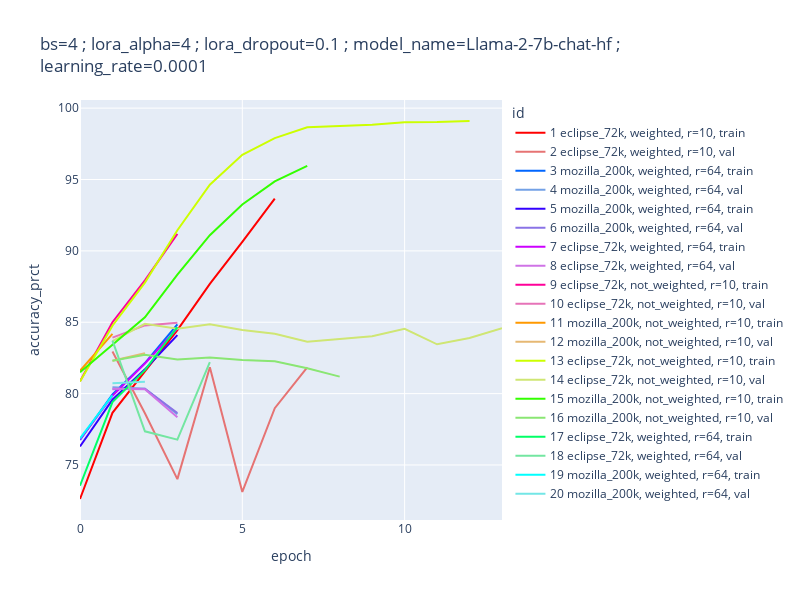

Notebook code for this chart:
### Code cell
print(color_map)
img = px.line(df,x="epoch",y="accuracy_prct",color="id",color_discrete_map=color_map, width=width, height=height, title=title)
img.update_layout(
    legend=dict(traceorder="normal")
)
img.show()
img_to_clipboard(img)

### Figure 1 — Plotly figure (JSON) as saved in the notebook; plotly's stock layout.template omitted (floating-point values rounded to 4 significant figures)
{"data": [{"hovertemplate": "id=1 eclipse_72k, weighted, r=10, train<br>epoch=%{x}<br>accuracy_prct=%{y}<extra></extra>", "legendgroup": "1 eclipse_72k, weighted, r=10, train", "line": {"color": "hsv(0, 1, 1)", "dash": "solid"}, "marker": {"symbol": "circle"}, "mode": "lines", "name": "1 eclipse_72k, weighted, r=10, train", "orientation": "v", "showlegend": true, "type": "scatter", "x": [0, 1, 2, 3, 4, 5, 6], "xaxis": "x", "y": [72.62, 78.66, 81.56, 84.44, 87.69, 90.62, 93.66], "yaxis": "y"}, {"hovertemplate": "id=2 eclipse_72k, weighted, r=10, val<br>epoch=%{x}<br>accuracy_prct=%{y}<extra></extra>", "legendgroup": "2 eclipse_72k, weighted, r=10, val", "line": {"color": "hsv(0, 0.5, 0.9)", "dash": "solid"}, "marker": {"symbol": "circle"}, "mode": "lines", "name": "2 eclipse_72k, weighted, r=10, val", "orientation": "v", "showlegend": true, "type": "scatter", "x": [1, 2, 3, 4, 5, 6, 7], "xaxis": "x", "y": [82.95, 78.63, 74.01, 81.85, 73.11, 78.98, 81.84], "yaxis": "y"}, {"hovertemplate": "id=3 mozilla_200k, weighted, r=64, train<br>epoch=%{x}<br>accuracy_prct=%{y}<extra></extra>", "legendgroup": "3 mozilla_200k, weighted, r=64, train", "line": {"color": "hsv(216, 1, 1)", "dash": "solid"}, "marker": {"symbol": "circle"}, "mode": "lines", "name": "3 mozilla_200k, weighted, r=64, train", "orientation": "v", "showlegend": true, "type": "scatter", "x": [0, 1, 2, 3], "xaxis": "x", "y": [76.75, 79.94, 82.14, 84.85], "yaxis": "y"}, {"hovertemplate": "id=4 mozilla_200k, weighted, r=64, val<br>epoch=%{x}<br>accuracy_prct=%{y}<extra></extra>", "legendgroup": "4 mozilla_200k, weighted, r=64, val", "line": {"color": "hsv(216, 0.5, 0.9)", "dash": "solid"}, "marker": {"symbol": "circle"}, "mode": "lines", "name": "4 mozilla_200k, weighted, r=64, val", "orientation": "v", "showlegend": true, "type": "scatter", "x": [1, 2, 3], "xaxis": "x", "y": [80.44, 80.34, 78.56], "yaxis": "y"}, {"hovertemplate": "id=5 mozilla_200k, weighted, r=64, train<br>epoch=%{x}<br>accuracy_prct=%{y}<extra></extra>", "legendgroup": "5 mozilla_200k, weighted, r=64, train", "line": {"color": "hsv(252, 1, 1)", "dash": "solid"}, "marker": {"symbol": "circle"}, "mode": "lines", "name": "5 mozilla_200k, weighted, r=64, train", "orientation": "v", "showlegend": true, "type": "scatter", "x": [0, 1, 2, 3], "xaxis": "x", "y": [76.3, 79.57, 81.7, 84.1], "yaxis": "y"}, {"hovertemplate": "id=6 mozilla_200k, weighted, r=64, val<br>epoch=%{x}<br>accuracy_prct=%{y}<extra></extra>", "legendgroup": "6 mozilla_200k, weighted, r=64, val", "line": {"color": "hsv(252, 0.5, 0.9)", "dash": "solid"}, "marker": {"symbol": "circle"}, "mode": "lines", "name": "6 mozilla_200k, weighted, r=64, val", "orientation": "v", "showlegend": true, "type": "scatter", "x": [1, 2, 3], "xaxis": "x", "y": [80.3, 80.34, 78.64], "yaxis": "y"}, {"hovertemplate": "id=7 eclipse_72k, weighted, r=64, train<br>epoch=%{x}<br>accuracy_prct=%{y}<extra></extra>", "legendgroup": "7 eclipse_72k, weighted, r=64, train", "line": {"color": "hsv(288, 1, 1)", "dash": "solid"}, "marker": {"symbol": "circle"}, "mode": "lines", "name": "7 eclipse_72k, weighted, r=64, train", "orientation": "v", "showlegend": true, "type": "scatter", "x": [0, 1, 2, 3], "xaxis": "x", "y": [76.8, 79.84, 82.11, 84.56], "yaxis": "y"}, {"hovertemplate": "id=8 eclipse_72k, weighted, r=64, val<br>epoch=%{x}<br>accuracy_prct=%{y}<extra></extra>", "legendgroup": "8 eclipse_72k, weighted, r=64, val", "line": {"color": "hsv(288, 0.5, 0.9)", "dash": "solid"}, "marker": {"symbol": "circle"}, "mode": "lines", "name": "8 eclipse_72k, weighted, r=64, val", "orientation": "v", "showlegend": true, "type": "scatter", "x": [1, 2, 3], "xaxis": "x", "y": [80.35, 80.3, 78.34], "yaxis": "y"}, {"hovertemplate": "id=9 eclipse_72k, not_weighted, r=10, train<br>epoch=%{x}<br>accuracy_prct=%{y}<extra></extra>", "legendgroup": "9 eclipse_72k, not_weighted, r=10, train", "line": {"color": "hsv(324, 1, 1)", "dash": "solid"}, "marker": {"symbol": "circle"}, "mode": "lines", "name": "9 eclipse_72k, not_weighted, r=10, train", "orientation": "v", "showlegend": true, "type": "scatter", "x": [0, 1, 2, 3], "xaxis": "x", "y": [80.86, 85.0, 87.94, 91.19], "yaxis": "y"}, {"hovertemplate": "id=10 eclipse_72k, not_weighted, r=10, val<br>epoch=%{x}<br>accuracy_prct=%{y}<extra></extra>", "legendgroup": "10 eclipse_72k, not_weighted, r=10, val", "line": {"color": "hsv(324, 0.5, 0.9)", "dash": "solid"}, "marker": {"symbol": "circle"}, "mode": "lines", "name": "10 eclipse_72k, not_weighted, r=10, val", "orientation": "v", "showlegend": true, "type": "scatter", "x": [1, 2, 3], "xaxis": "x", "y": [83.92, 84.78, 84.97], "yaxis": "y"}, {"hovertemplate": "id=11 mozilla_200k, not_weighted, r=10, train<br>epoch=%{x}<br>accuracy_prct=%{y}<extra></extra>", "legendgroup": "11 mozilla_200k, not_weighted, r=10, train", "line": {"color": "hsv(36, 1, 1)", "dash": "solid"}, "marker": {"symbol": "circle"}, "mode": "lines", "name": "11 mozilla_200k, not_weighted, r=10, train", "orientation": "v", "showlegend": true, "type": "scatter", "x": [0, 1], "xaxis": "x", "y": [81.6, 84.19], "yaxis": "y"}, {"hovertemplate": "id=12 mozilla_200k, not_weighted, r=10, val<br>epoch=%{x}<br>accuracy_prct=%{y}<extra></extra>", "legendgroup": "12 mozilla_200k, not_weighted, r=10, val", "line": {"color": "hsv(36, 0.5, 0.9)", "dash": "solid"}, "marker": {"symbol": "circle"}, "mode": "lines", "name": "12 mozilla_200k, not_weighted, r=10, val", "orientation": "v", "showlegend": true, "type": "scatter", "x": [1, 2], "xaxis": "x", "y": [82.3, 82.83], "yaxis": "y"}, {"hovertemplate": "id=13 eclipse_72k, not_weighted, r=10, train<br>epoch=%{x}<br>accuracy_prct=%{y}<extra></extra>", "legendgroup": "13 eclipse_72k, not_weighted, r=10, train", "line": {"color": "hsv(72, 1, 1)", "dash": "solid"}, "marker": {"symbol": "circle"}, "mode": "lines", "name": "13 eclipse_72k, not_weighted, r=10, train", "orientation": "v", "showlegend": true, "type": "scatter", "x": [0, 1, 2, 3, 4, 5, 6, 7, 8, 9, 10, 11, 12], "xaxis": "x", "y": [80.84, 84.75, 87.77, 91.45, 94.63, 96.73, 97.9, 98.66, 98.76, 98.83, 99.02, 99.02, 99.1], "yaxis": "y"}, {"hovertemplate": "id=14 eclipse_72k, not_weighted, r=10, val<br>epoch=%{x}<br>accuracy_prct=%{y}<extra></extra>", "legendgroup": "14 eclipse_72k, not_weighted, r=10, val", "line": {"color": "hsv(72, 0.5, 0.9)", "dash": "solid"}, "marker": {"symbol": "circle"}, "mode": "lines", "name": "14 eclipse_72k, not_weighted, r=10, val", "orientation": "v", "showlegend": true, "type": "scatter", "x": [1, 2, 3, 4, 5, 6, 7, 8, 9, 10, 11, 12, 13], "xaxis": "x", "y": [83.68, 84.89, 84.55, 84.87, 84.46, 84.19, 83.64, 83.84, 84.01, 84.53, 83.45, 83.9, 84.58], "yaxis": "y"}, {"hovertemplate": "id=15 mozilla_200k, not_weighted, r=10, train<br>epoch=%{x}<br>accuracy_prct=%{y}<extra></extra>", "legendgroup": "15 mozilla_200k, not_weighted, r=10, train", "line": {"color": "hsv(108, 1, 1)", "dash": "solid"}, "marker": {"symbol": "circle"}, "mode": "lines", "name": "15 mozilla_200k, not_weighted, r=10, train", "orientation": "v", "showlegend": true, "type": "scatter", "x": [0, 1, 2, 3, 4, 5, 6, 7], "xaxis": "x", "y": [81.5, 83.43, 85.35, 88.33, 91.1, 93.25, 94.87, 95.96], "yaxis": "y"}, {"hovertemplate": "id=16 mozilla_200k, not_weighted, r=10, val<br>epoch=%{x}<br>accuracy_prct=%{y}<extra></extra>", "legendgroup": "16 mozilla_200k, not_weighted, r=10, val", "line": {"color": "hsv(108, 0.5, 0.9)", "dash": "solid"}, "marker": {"symbol": "circle"}, "mode": "lines", "name": "16 mozilla_200k, not_weighted, r=10, val", "orientation": "v", "showlegend": true, "type": "scatter", "x": [1, 2, 3, 4, 5, 6, 7, 8], "xaxis": "x", "y": [82.3, 82.72, 82.39, 82.53, 82.36, 82.26, 81.77, 81.19], "yaxis": "y"}, {"hovertemplate": "id=17 eclipse_72k, weighted, r=64, train<br>epoch=%{x}<br>accuracy_prct=%{y}<extra></extra>", "legendgroup": "17 eclipse_72k, weighted, r=64, train", "line": {"color": "hsv(144, 1, 1)", "dash": "solid"}, "marker": {"symbol": "circle"}, "mode": "lines", "name": "17 eclipse_72k, weighted, r=64, train", "orientation": "v", "showlegend": true, "type": "scatter", "x": [0, 1, 2, 3], "xaxis": "x", "y": [73.54, 79.4, 81.64, 84.65], "yaxis": "y"}, {"hovertemplate": "id=18 eclipse_72k, weighted, r=64, val<br>epoch=%{x}<br>accuracy_prct=%{y}<extra></extra>", "legendgroup": "18 eclipse_72k, weighted, r=64, val", "line": {"color": "hsv(144, 0.5, 0.9)", "dash": "solid"}, "marker": {"symbol": "circle"}, "mode": "lines", "name": "18 eclipse_72k, weighted, r=64, val", "orientation": "v", "showlegend": true, "type": "scatter", "x": [1, 2, 3, 4], "xaxis": "x", "y": [83.71, 77.36, 76.78, 82.2], "yaxis": "y"}, {"hovertemplate": "id=19 mozilla_200k, weighted, r=64, train<br>epoch=%{x}<br>accuracy_prct=%{y}<extra></extra>", "legendgroup": "19 mozilla_200k, weighted, r=64, train", "line": {"color": "hsv(180, 1, 1)", "dash": "solid"}, "marker": {"symbol": "circle"}, "mode": "lines", "name": "19 mozilla_200k, weighted, r=64, train", "orientation": "v", "showlegend": true, "type": "scatter", "x": [0, 1], "xaxis": "x", "y": [76.86, 79.88], "yaxis": "y"}, {"hovertemplate": "id=20 mozilla_200k, weighted, r=64, val<br>epoch=%{x}<br>accuracy_prct=%{y}<extra></extra>", "legendgroup": "20 mozilla_200k, weighted, r=64, val", "line": {"color": "hsv(180, 0.5, 0.9)", "dash": "solid"}, "marker": {"symbol": "circle"}, "mode": "lines", "name": "20 mozilla_200k, weighted, r=64, val", "orientation": "v", "showlegend": true, "type": "scatter", "x": [1, 2], "xaxis": "x", "y": [80.72, 80.82], "yaxis": "y"}], "layout": {"height": 600, "legend": {"title": {"text": "id"}, "tracegroupgap": 0, "traceorder": "normal"}, "title": {"text": "bs=4 ; lora_alpha=4 ; lora_dropout=0.1 ; model_name=Llama-2-7b-chat-hf ;<br>learning_rate=0.0001"}, "width": 800, "xaxis": {"anchor": "y", "domain": [0, 1], "title": {"text": "epoch"}}, "yaxis": {"anchor": "x", "domain": [0, 1], "title": {"text": "accuracy_prct"}}}}
